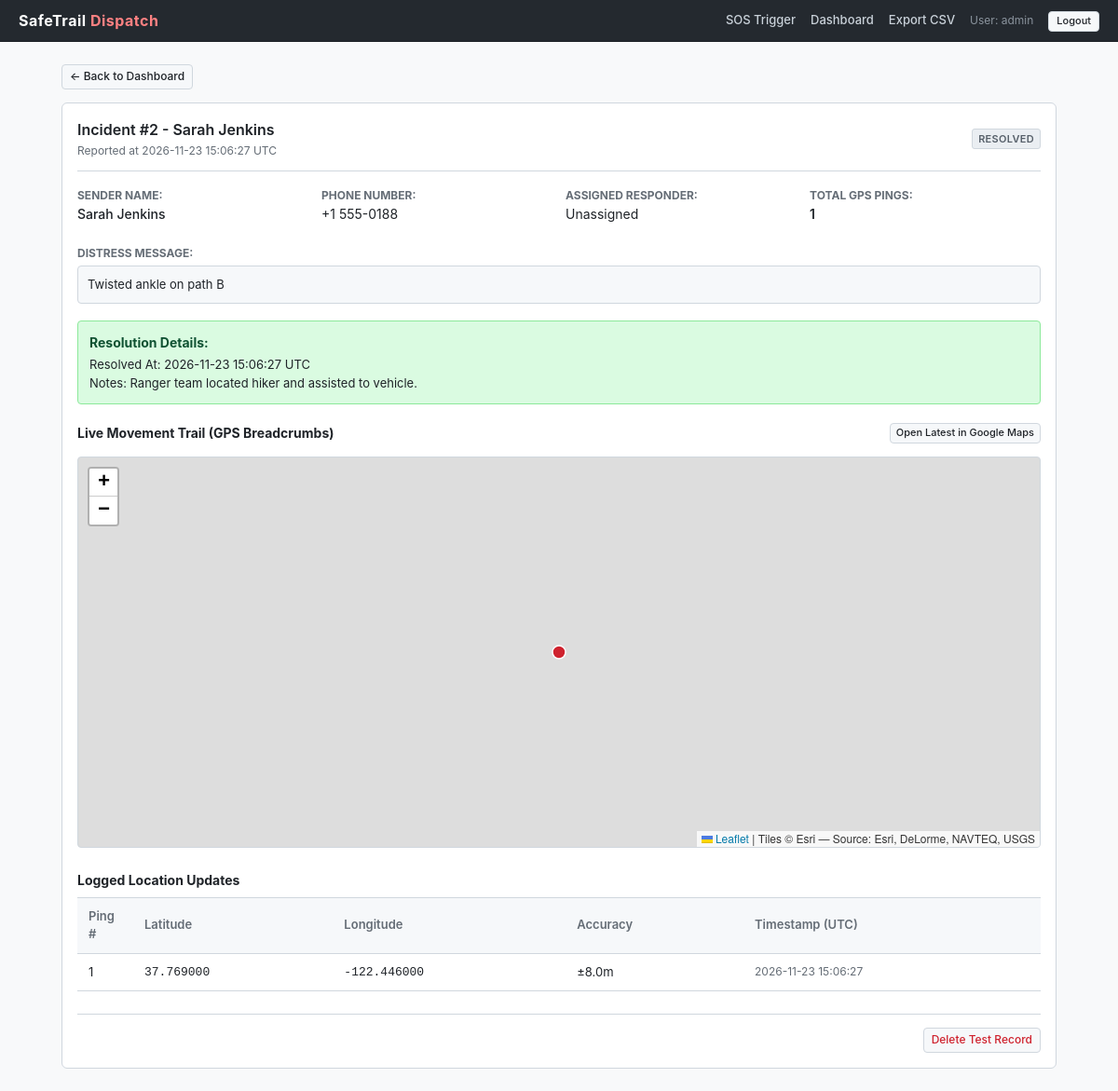
Before: /alerts/2/ (signed in) with the older database file.
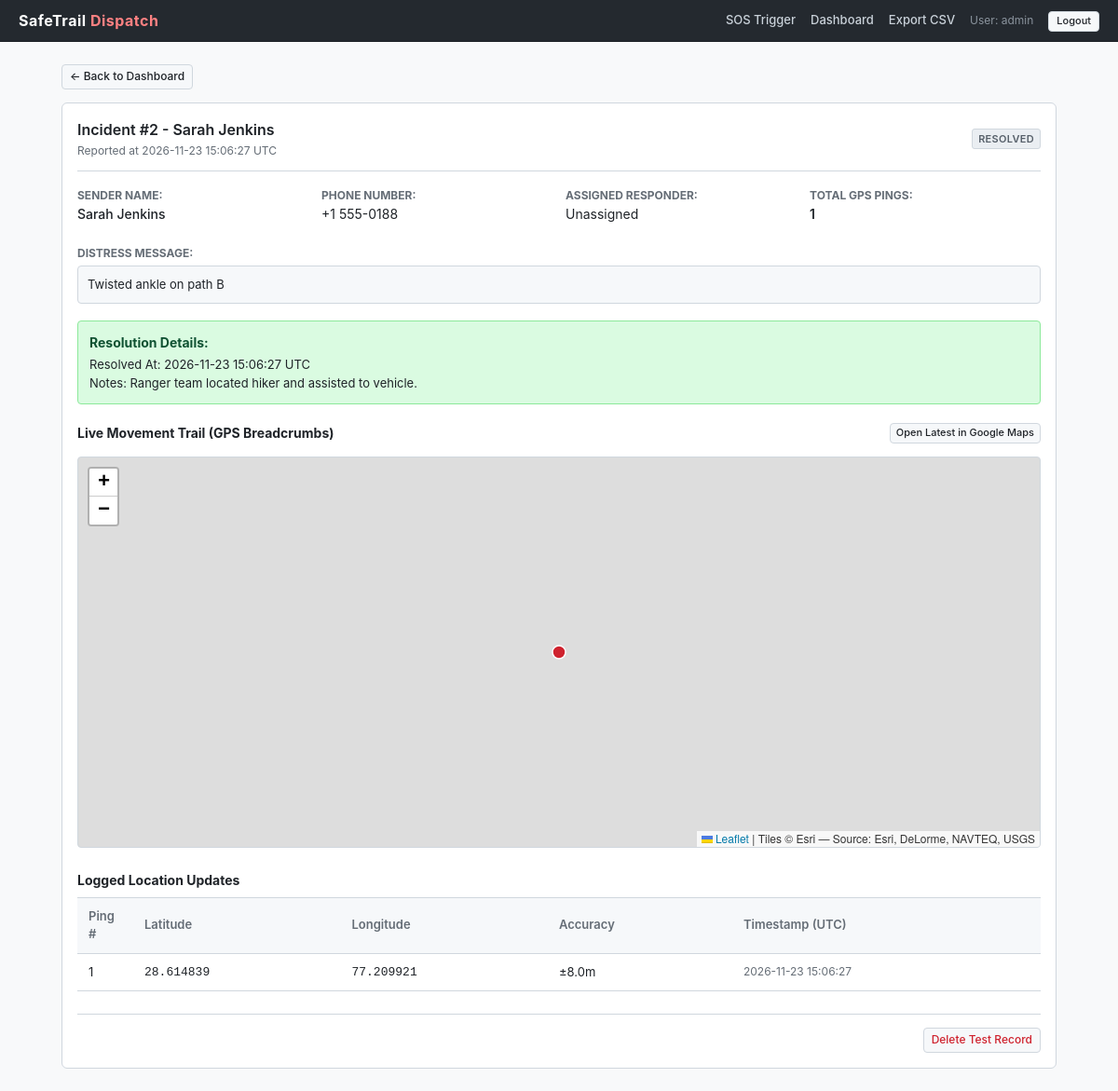
After: the same page with the newer database file.
### beacon/models.py (models this page shows, shortened)
class LocationPing(models.Model):
    alert = models.ForeignKey(
        EmergencyAlert,
        on_delete=models.CASCADE,
        related_name='pings'
    )
    latitude = models.DecimalField(max_digits=9, decimal_places=6)
    longitude = models.DecimalField(max_digits=9, decimal_places=6)
    accuracy = models.FloatField(null=True, blank=True, help_text="Accuracy in meters")
    timestamp = models.DateTimeField(auto_now_add=True)
    class Meta:
        ordering = ['-timestamp']

### beacon/views.py (the view)
# urls.py: path('alerts/<int:alert_id>/', views.alert_detail_view, name='alert_detail'),
@login_required
def alert_detail_view(request, alert_id):
    alert = get_object_or_404(EmergencyAlert.objects.prefetch_related('pings'), pk=alert_id)
    pings = alert.pings.order_by('timestamp')
    trail_data = [
        {
            'lat': float(p.latitude),
            'lng': float(p.longitude),
            'time': p.timestamp.strftime('%H:%M:%S'),
            'accuracy': p.accuracy
        }
        for p in pings
    ]
    context = {
        'alert': alert,
        'pings': pings,
        'trail_json': json.dumps(trail_data),
        'resolve_form': AlertResolveForm(instance=alert) if alert.status == 'ACTIVE' else None,
    }
    return render(request, 'beacon/alert_detail.html', context)

### beacon/models.py (called while the page is built)
    @property
    def latest_ping(self):
        return self.pings.order_by('-timestamp').first()

    @property
    def google_maps_url(self):
        ping = self.latest_ping
        if ping:
            return f"https://www.google.com/maps?q={ping.latitude},{ping.longitude}"
        return ""

### templates/beacon/alert_detail.html (shortened to what the changed rows need)
{% extends 'base.html' %}
{% load static %}
{% block content %}
<div class="panel">
    <div class="panel-header">
        <div>
            <h1 class="panel-title">
                Incident #{{ alert.id }} - {{ alert.sender_name }}
            </h1>
        </div>
    </div>
    <div style="margin-top: 24px;">
        <div class="table-wrapper">
            <table class="data-table">
                <thead>
                    <tr>
                        <th style="width: 60px;">Ping #</th>
                        <th>Latitude</th>
                        <th>Longitude</th>
                        <th>Accuracy</th>
                        <th>Timestamp (UTC)</th>
                    </tr>
                </thead>
                <tbody id="trail-pings-tbody">
                    {% for ping in pings %}
                        <tr id="ping-row-{{ forloop.counter }}">
                            <td>{{ forloop.counter }}</td>
                            <td style="font-family: monospace;">{{ ping.latitude }}</td>
                            <td style="font-family: monospace;">{{ ping.longitude }}</td>
                            <td>{% if ping.accuracy %}&plusmn;{{ ping.accuracy }}m{% else %}-{% endif %}</td>
                            <td style="color: var(--text-secondary); font-size: 12px;">{{ ping.timestamp|date:"Y-m-d H:i:s" }}</td>
                        </tr>
                    {% empty %}
                        <tr id="empty-pings-row">
                            <td colspan="5" style="text-align: center; color: var(--text-secondary); padding: 16px;">
                                No location pings logged for this incident.
                            </td>
                        </tr>
                    {% endfor %}
                </tbody>
            </table>
        </div>
    </div>
</div>
{% endblock %}

Changed rows visible on the page:
changed LocationPing: latitude "37.769000" → "28.614839"; longitude "-122.446000" → "77.209921"
